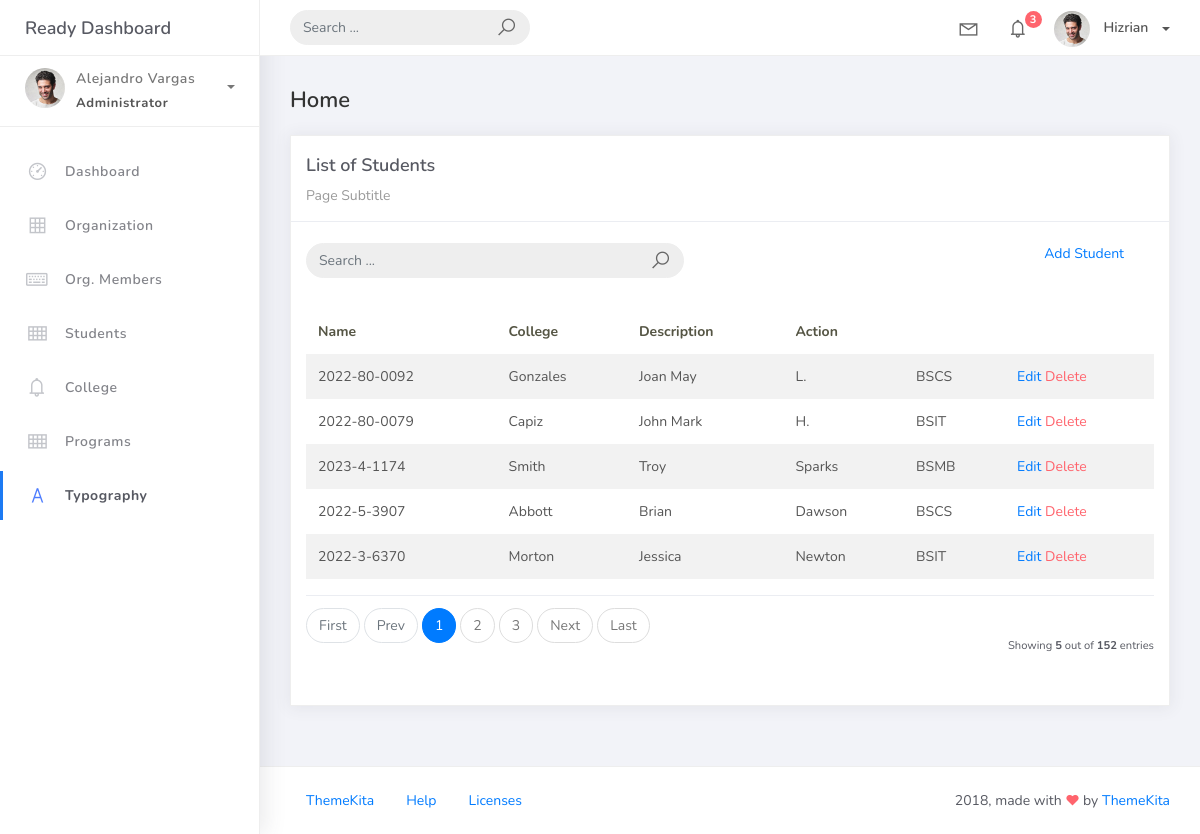
Screenshot of /student-list with the database file from the repository.
### studentorg/models.py (models this page shows, shortened)
class BaseModels(models.Model):
    created_at = models.DateTimeField(auto_now=True, db_index=True)
    updated_at = models.DateTimeField(auto_now=True)
    class Meta:
        abstract = True

class Student(BaseModels):
    student_id = models.CharField(max_length=15)
    lastname = models.CharField(max_length=25)
    firstname = models.CharField(max_length=25)
    middlename = models.CharField(max_length=25, blank=True, null=True)
    program = models.ForeignKey(Program, on_delete=models.CASCADE)

class Program(BaseModels):
    prog_name = models.CharField(max_length=150)
    college = models.ForeignKey(College, on_delete=models.CASCADE)
    def __str__(self):
        return self.prog_name

### studentorg/views.py (the view)
# urls.py: path('student-list', StudentList.as_view(), name='student-list'),
class StudentList(ListView):
    model = Student
    context_object_name = 'students'
    template_name = 'student_list.html'
    paginate_by = 5

### templates/student_list.html
{% extends 'base.html' %}
{% load static %}
{% block content %}
<div class="content">
    <div class="container-fluid">
        <h4 class="page-title">Home</h4>
        <div class="row">
            <div class="col-md-12">
                <div class="card">
                    <div class="card-header">
                        <div class="card-title">List of Students</div>
                        <div class="card-category">Page Subtitle</div>
                    </div>
                    <br />
                    <div class="col-md-12 row">
                        <div class="col-md-6">
                            <form class="navbar-left navbar-form nav-search mr-md-3" action="">
                                <div class="input-group">
                                    <input type="text" placeholder="Search ..." class="form-control" />
                                    <div class="input-group-append">
                                        <span class="input-group-text">
                                            <i class="la la-search search-icon"></i>
                                        </span>
                                    </div>
                                </div>
                            </form>
                        </div>
                        <div class="col-md-6">
                            <div class="pull-right">
                                <a href="{% url 'student-add' %}">Add Student</a>
                            </div>
                        </div>
                    </div>
                    <div class="card-body">
                        <table class="table table-striped mt-3">
                            <thead>
                                <tr>
                                    <th scope="col">Name</th>
                                    <th scope="col">College</th>
                                    <th scope="col">Description</th>
                                    <th scope="col">Action</th>
                                </tr>
                            </thead>
                            <tbody>
                                {% for object in object_list %}
                                <tr>
                                    <td>{{ object.student_id }}</td>
                                    <td>{{ object.lastname }}</td>
                                    <td>{{ object.firstname }}</td>
                                    <td>{{ object.middlename }}</td>
                                    <td>{{ object.program }}</td>
                                    <td>
                                        <a href="{% url 'student-update' object.id %}">Edit</a>
                                        <a href="{% url 'student-delete' object.id %}" class="text-danger">Delete</a>
                                    </td>
                                </tr>
                                {% empty %}
                                <tr>
                                    <td colspan="4" style="text-align: center;">
                                        <p class="text-sm font-weight-bold mb-0">No Records Found</p>
                                    </td>
                                </tr>
                                {% endfor %}
                            </tbody>
                        </table>
                        {% include 'includes/pagination.html' %}
                    </div>
                </div>
            </div>
        </div>
    </div>
</div>
{% endblock %}

### rows the page displays
Student: student_id "2022-80-0092", lastname "Gonzales", firstname "Joan May", middlename "L.", program "BSCS"
Student: student_id "2022-80-0079", lastname "Capiz", firstname "John Mark", middlename "H.", program "BSIT"
Student: student_id "2023-4-1174", lastname "Smith", firstname "Troy", middlename "Sparks", program "BSMB"
Student: student_id "2022-5-3907", lastname "Abbott", firstname "Brian", middlename "Dawson", program "BSCS"
Student: student_id "2022-3-6370", lastname "Morton", firstname "Jessica", middlename "Newton", program "BSIT"

### other values shown
{{ page_num }} "1"
{{ page_num }} "2" "3"
{{ object_list.count }} "5"
{{ paginator.count }} "152"
